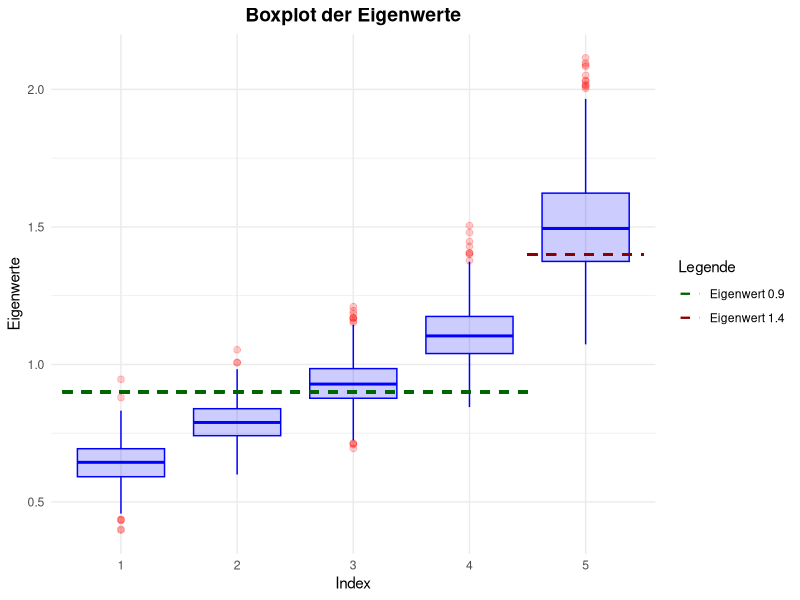
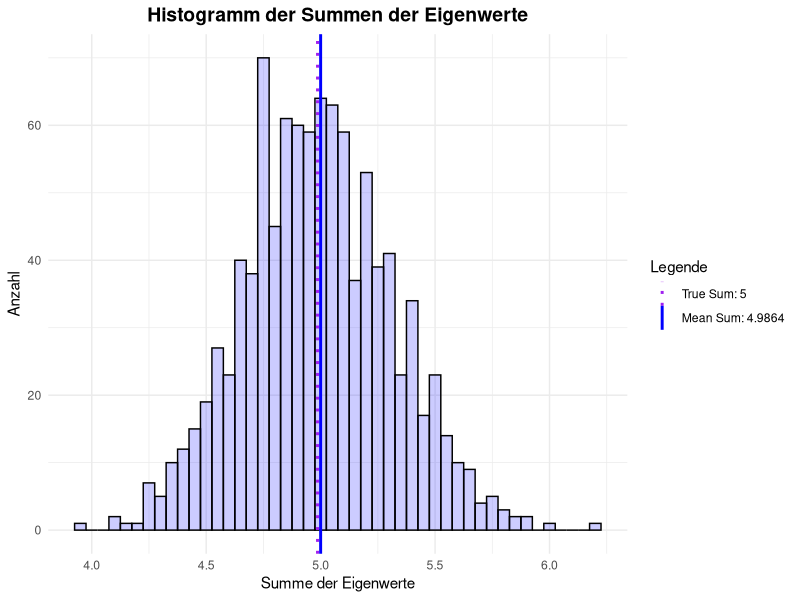
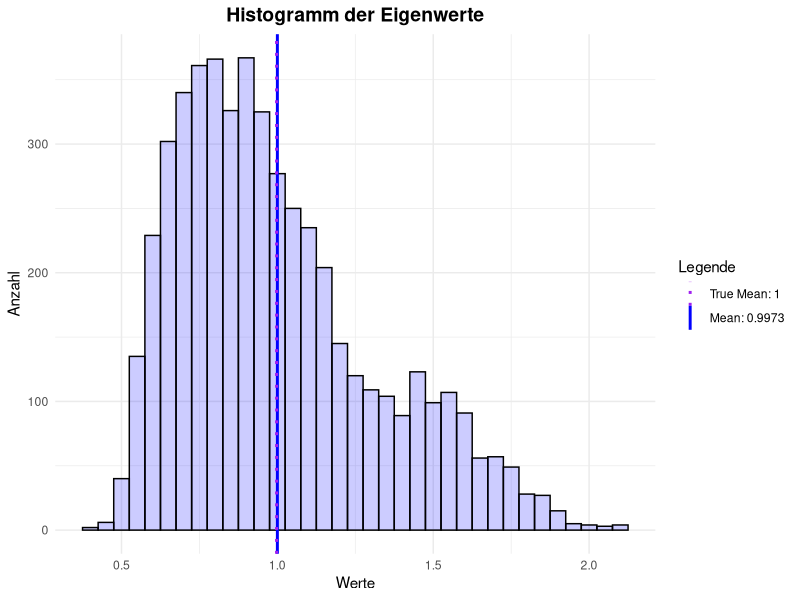

Source code (R) for these figures, in order:
library(tidyverse) # für ggplot2 zum plotten
library(MASS) # Simulation von multivariat normalverteilten Daten

# Vorbereitung

n <- 100
p <- 5
# Kovarianz Matrix und Erwartungswert erstellen
Sigma <- diag(0.9, nrow = p, ncol = p) + matrix(0.1, nrow = p, ncol = p)
mu <- c(rep(0,p))
# Multivariate Daten erzeugen
X_transposed <- mvrnorm(n, mu, Sigma)
# X_transposed in R^{n \times p}


## Aufgabe a)

M <- 1000
# symmetric -> Matrix ist symmetrisch
# only.values -> Eigenvektoren werden nicht berechnet
# decreasing = FALSE -> Eigenwerte werden aufsteigend sortiert
true_eigenvalues <- sort(eigen(Sigma, symmetric=TRUE,
                               only.values=TRUE)$values, decreasing = FALSE)

# Speicher für Eigenwerte erstellen
storage_ev <- matrix(0, nrow = M, ncol = p)
# Monte Carlo Simulation
for (i in (1:M)){
  X_transposed <- mvrnorm(n, mu, Sigma)
  S <- (1/n) * t(X_transposed) %*% X_transposed
  storage_ev[i,] <- sort(eigen(S, symmetric=TRUE,
                               only.values=TRUE)$values, decreasing = FALSE)
}

# Boxplot der Eigenwerte
# Zuerst Data Frame erstellen
eigenvalues_df <- data.frame(matrix(NA, nrow=p*M, ncol=2))
colnames(eigenvalues_df) = c("Index", "Werte")
for (i in (0:4)){
  eigenvalues_df$Index[(i*M + 1): ((i+1)*M)] = rep((i+1), M)
  eigenvalues_df$Werte[(i*M + 1): ((i+1)*M)] = storage_ev[,(i+1)]
}
# Index Spalte von numerischen in kategorische Werte umwandeln
eigenvalues_df$Index <- as.factor(eigenvalues_df$Index)
View(eigenvalues_df)

# Box Plot der Eigenwerte
ggplot(eigenvalues_df, aes(x = Index, y = Werte)) + 
  geom_boxplot(color = "blue", fill = "blue", alpha = 0.2, notch = FALSE,
               outlier.colour = "red", outlier.fill = "red", outlier.size = 2) +
  geom_segment(aes(x = 0.5, xend = 4.5, y = 0.9, yend = 0.9, color = "Eigenwert 0.9"), 
               linetype = "dashed", linewidth = 0.8, inherit.aes = FALSE) +
  geom_segment(aes(x = 4.5, xend = 5.5, y = 1.4, yend = 1.4, color = "Eigenwert 1.4"), 
               linetype = "dashed", linewidth = 0.8, inherit.aes = FALSE) +
  # inherit.as = FALSE -> Wir überschreiben das globale aes
  scale_color_manual(
    values = c("Eigenwert 0.9" = "darkgreen", "Eigenwert 1.4" = "darkred"),
    name = "Legende"
  ) +
  labs(
    title = "Boxplot der Eigenwerte",
    x = "Index",
    y = "Eigenwerte"
  ) +
  theme_minimal() +
  theme(
    plot.title = element_text(face = "bold", size = 14, hjust = 0.5),
  )

# Histogram der Summen von Eigenwerten
sum_true_ev <- sum(true_eigenvalues)
sum_calc_ev <- rowSums(storage_ev)

ggplot() + 
  geom_histogram(aes(x = sum_calc_ev), binwidth = 0.05,
                 color="black", fill="blue", alpha=0.2) +
  labs(x = "Summe der Eigenwerte", y = "Anzahl",
       title = "Histogramm der Summen der Eigenwerte") +
  geom_vline(aes(xintercept = sum_true_ev, color = "True Sum"),
             linetype = "solid", linewidth = 1) +
  geom_vline(aes(xintercept = mean(sum_calc_ev), color = "Mean Sum"),
             linetype = "dotted", linewidth = 1) +
  scale_color_manual(values = c("True Sum" = "blue", "Mean Sum" = "purple"), 
                     labels = c(
                       paste0("True Sum: ", sum_true_ev),
                       paste0("Mean Sum: ", round(mean(sum_calc_ev), 4))),
                     name = "Legende") +
  theme_minimal() +
  theme(
    plot.title = element_text(face = "bold", size = 14, hjust = 0.5)
  )
  
# Kleines Add-On: 
# Histogram aller Eigenwerte
ggplot(eigenvalues_df, aes(x = Werte)) +
  geom_histogram(fill = "blue", color = "black", binwidth = 0.05, alpha = 0.2) + 
  geom_vline(aes(xintercept = mean(true_eigenvalues), color = "True Mean"),
             linetype = "solid", linewidth = 1) +
  geom_vline(aes(xintercept = mean(storage_ev), color = "Calculated Mean"),
             linetype = "dotted", linewidth = 1) +
  scale_color_manual(values = c("True Mean" = "blue", "Calculated Mean" = "purple"),
                     labels = c(
                       paste0("True Mean: ", mean(true_eigenvalues)),
                       paste0("Mean: ", round(mean(storage_ev),4))),
                     name = "Legende") + 
  labs(
    title = "Histogramm der Eigenwerte",
    x = "Werte",
    y = "Anzahl"
  ) + 
  theme_minimal() +
  theme(
    plot.title = element_text(face = "bold", size = 14, hjust = 0.5)
  )
